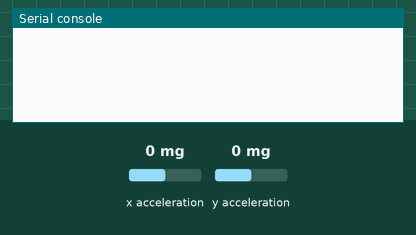
The program below on a simulated BBC micro:bit (MakeCode). On the bench: the last lines printed to the serial console. The test bench sets the inputs (shaded band); at power-on: x acceleration 0 mg, y acceleration 0 mg. No radio messages arrive unless stated (any console line starting 'radio sent:' is added by the test bench).

Above: at 1.2 s.
1.3 s: x acceleration set to -1440 mg
At 1.7 s:
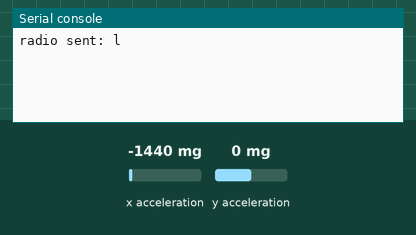
3.3 s: x acceleration set to 750 mg
At 3.8 s:
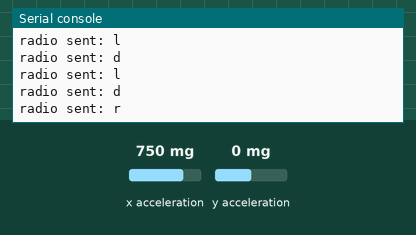

The program:

main.ts
```typescript
radio.setGroup(1)
let setupc = input.acceleration(Dimension.X)
let setupa = input.acceleration(Dimension.Y)
basic.forever(function () {
    // -1024 to 1024
    if (setupc + 100 < input.acceleration(Dimension.X)) {
        radio.sendString("r")
        basic.pause(500)
        radio.sendString("d")
    } else if (setupc - 100 > input.acceleration(Dimension.X)) {
        radio.sendString("l")
        basic.pause(500)
        radio.sendString("d")
    } else if (setupa - 80 > input.acceleration(Dimension.Y)) {
        radio.sendString("b")
        basic.pause(500)
        radio.sendString("c")
    } else if (setupa + 80 < input.acceleration(Dimension.Y)) {
        radio.sendString("a")
        basic.pause(500)
        radio.sendString("c")
    }
})
```

test.ts
```typescript
// 테스트는 여기로 이동합니다; 이 패키지가 확장으로 사용될 때 컴파일되지 않을 것 입니다.
```

Measured:
- after the input at 1.3 s, the serial console: prints a new line at once (image 1)
- after the input at 3.3 s, the serial console: prints a new line after 0.11 s (image 2)
